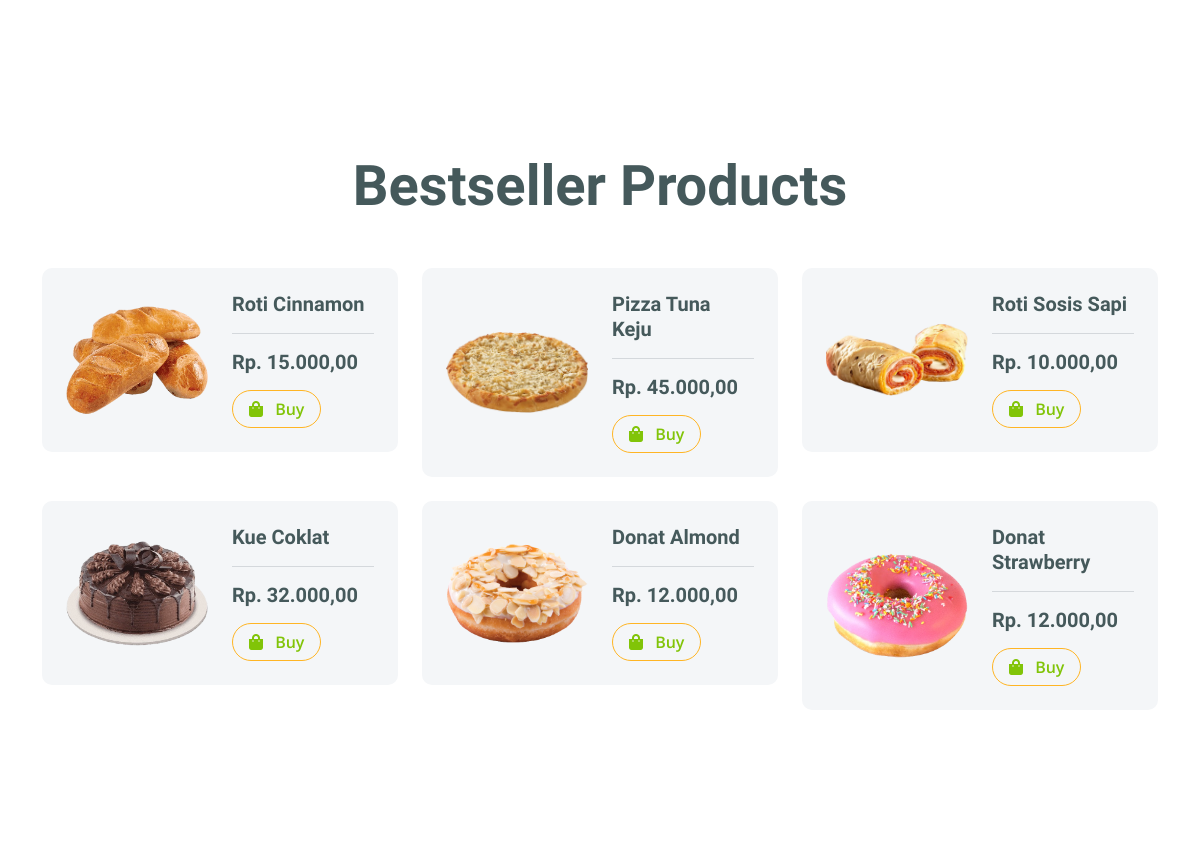
Before: / (middle part) with the older database file.
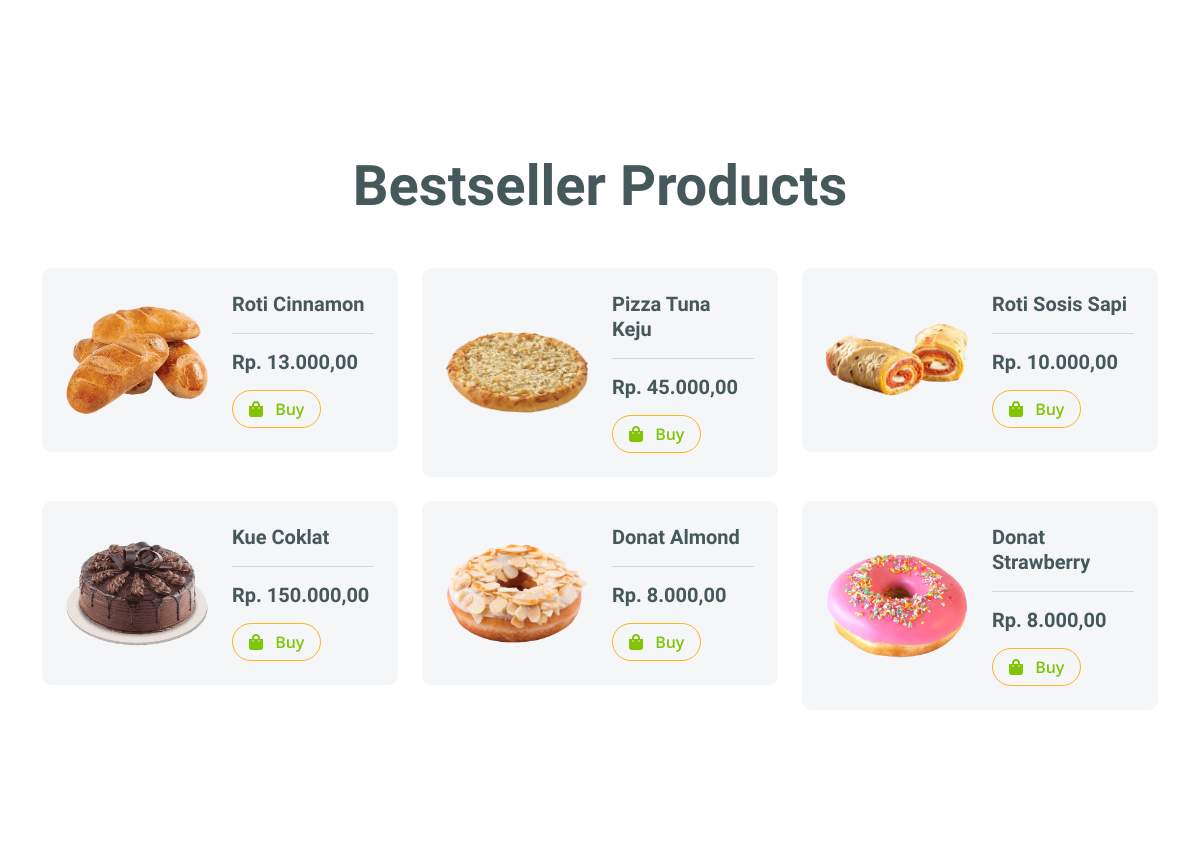
After: the same page with the newer database file.
### tables this page shows
CREATE TABLE `produk` (
  `id_produk` int(11) NOT NULL,
  `nama_produk` varchar(64) NOT NULL,
  `deskripsi_produk` text NOT NULL,
  `jenis_produk` varchar(64) NOT NULL,
  `stok` int(50) NOT NULL,
  `harga` int(50) NOT NULL,
  `gambar` varchar(64) NOT NULL,
  `best` tinyint(1) NOT NULL DEFAULT 0
);

### index.php (the view, shortened to what this page needs)
<?php
require("db/conn.php");
$result = mysqli_query($conn, "SELECT * FROM produk");
$rows = [];
while ($row = mysqli_fetch_assoc($result)) {
    if ($row['best'] == 1) {
        $rows[] = $row;
    }
}
?>
<?php include("./comp/header.php"); ?>
<div class="container-fluid service py-5">
    <div class="container py-5" id="feature">
    </div>
</div>
<div class="container-fluid py-5">
    <div class="container py-5" id="bestCon">
        <div class="text-center mx-auto mb-5" style="max-width: 700px;">
            <h1 class="display-4">Bestseller Products</h1>
        </div>
        <div class="row g-4">
            <?php foreach ($rows as $produk): ?>
                <div class="col-lg-6 col-xl-4" id="best">
                    <div class="p-4 rounded bg-light">
                        <div class="row align-items-center">
                            <div class="col-6">
                                <img src="admin/asset/img/produk/<?= $produk['gambar']; ?>" class="img-fluid rounded w-100" alt="">
                            </div>
                            <div class="col-6">
                                <a href="./details.php?id_produk=<?= $produk['id_produk']; ?>" class="h5">
                                    <?= $produk['nama_produk']; ?>
                                </a>
                                <hr>
                                <h5 class="mb-3">Rp.
                                    <?= number_format($produk['harga'], 2, ",", ".") ?>
                                </h5>
                                <a href="./details.php?id_produk=<?= $produk['id_produk']; ?>"
                                    class="btn border border-secondary rounded-pill px-3 text-primary"><i
                                        class="fa fa-shopping-bag me-2 text-primary"></i> Buy</a>
                            </div>
                        </div>
                    </div>
                </div>
            <?php endforeach; ?>
        </div>
    </div>
</div>
<?php include("./comp/footer.php"); ?>

Changed rows visible on the page:
changed produk "Roti Cinnamon": harga "15.000,00" → "13.000,00"
changed produk "Kue Coklat": harga "32.000,00" → "150.000,00"
changed produk "Donat Almond": harga "12.000,00" → "8.000,00"
changed produk "Donat Strawberry": harga "12.000,00" → "8.000,00"
